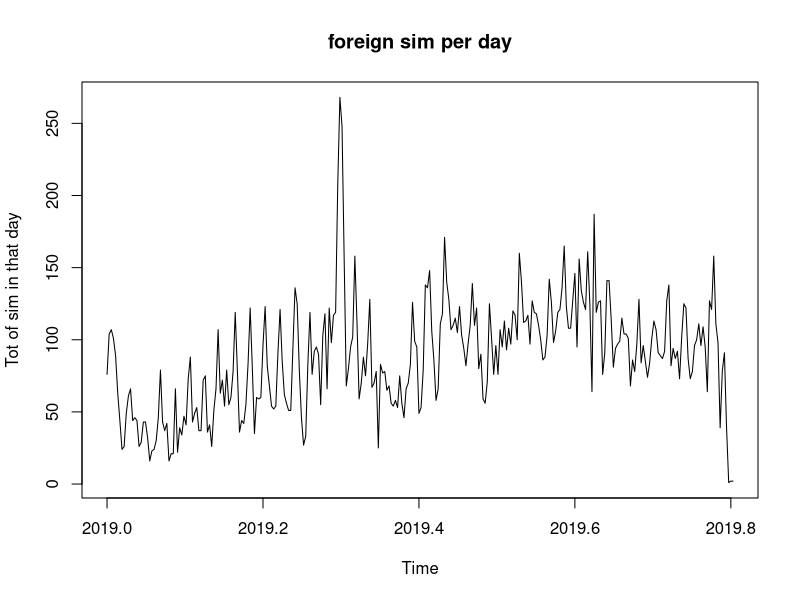
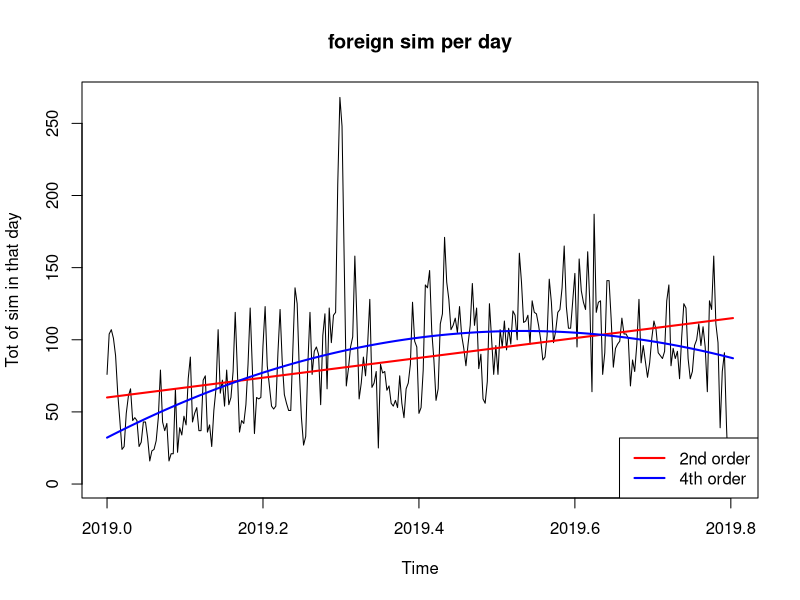

The R source for these figures, in order:
## ---- chunk 1
data <- read.csv("foreignsim_2019-11-07.csv",sep = ";")
data$prefix <- NULL
data$country <- NULL
data$num <- NULL
max(as.Date(data$date))
## ---- chunk 2
ll <- aggregate.data.frame(data$total.ita.sim,by=list(data$date),FUN=mean)
names(ll)[2] <- "total.ita.sim"
names(ll)[1] <- "Date"
ll$total.foreign.sim <- aggregate(data$total.foreign.sim,by=list(data$date),FUN=mean)$x
data <- ll
## ---- chunk 3
head(data)
## ---- chunk 4
data$Date <- as.Date(data$Date, format = "%Y-%m-%d")
#typeof(data$date[1])
data.ts <- ts(data$total.foreign.sim, start=c(2019,1), frequency = 365)
## ---- chunk 5
main <- "foreign sim per day"
ylab<-"Tot of sim in that day"
plot.ts(data.ts,ylab=ylab,main=main)
## ---- chunk 6
tt<-as.numeric(time(data.ts))
fit2<-lm(data.ts~poly(tt,degree=2,raw=TRUE))
fit4<-lm(data.ts~poly(tt,degree=5,raw=TRUE))
## ---- chunk 7
main <- "foreign sim per day"
plot(data.ts,ylab=ylab,main=main)
lines(tt,predict(fit2),col='red',lwd=2)
lines(tt,predict(fit4),col='blue',lwd=2)
legend("bottomright",legend = c("2nd order","4th order"),lwd=2,lty=1,col=c("red","blue"))
